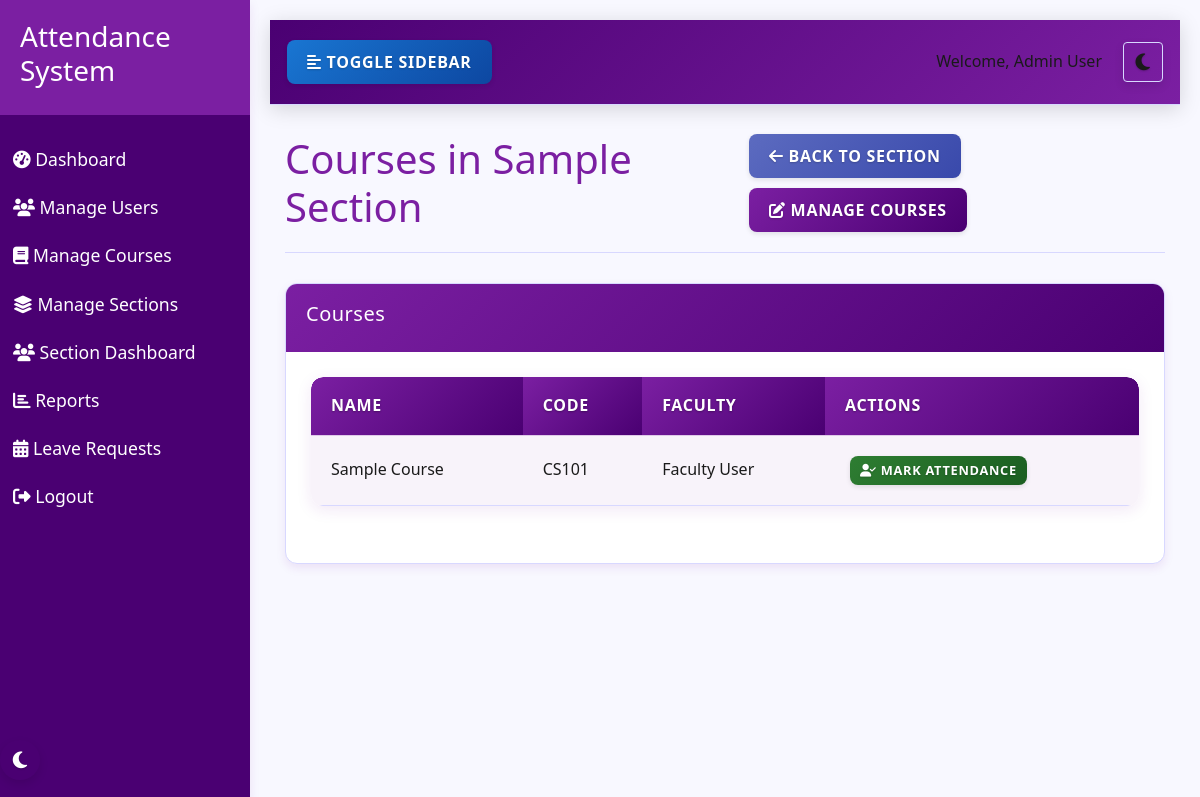
Screenshot of /section/section/2/courses (signed in) with the database file from the repository.
### models.py (models this page shows, shortened)
class User(db.Model, UserMixin):
    id = db.Column(db.Integer, primary_key=True)
    name = db.Column(db.String(100), nullable=False)
    email = db.Column(db.String(100), unique=True, nullable=False)
    password = db.Column(db.String(200), nullable=False)
    role = db.Column(db.String(20), nullable=False)  # 'admin', 'faculty', 'student'
    department = db.Column(db.String(100), nullable=True)
    profile_pic = db.Column(db.String(200), nullable=True)
    created_at = db.Column(db.DateTime, default=datetime.utcnow)
    attendances = db.relationship('Attendance', foreign_keys='Attendance.user_id', backref='user', lazy=True)
    marked_attendances = db.relationship('Attendance', foreign_keys='Attendance.marked_by', backref='marked_by_user', lazy=True)
    leave_requests = db.relationship('LeaveRequest', foreign_keys='LeaveRequest.user_id', backref='user', lazy=True)
    approved_leaves = db.relationship('LeaveRequest', foreign_keys='LeaveRequest.approved_by', backref='approved_by_user', lazy=True)
    student_sections = db.relationship('Section', secondary=section_students, backref=db.backref('students', lazy='dynamic'))
    teacher_sections = db.relationship('Section', secondary=section_teachers, backref=db.backref('teachers', lazy='dynamic'))

class Section(db.Model):
    id = db.Column(db.Integer, primary_key=True)
    name = db.Column(db.String(100), nullable=False)
    description = db.Column(db.Text, nullable=True)
    created_at = db.Column(db.DateTime, default=datetime.utcnow)
    created_by = db.Column(db.Integer, db.ForeignKey('user.id'), nullable=False)
    creator = db.relationship('User', foreign_keys=[created_by])
    section_courses_rel = db.relationship('Course', secondary=section_courses, overlaps="courses,sections", viewonly=True)

class Course(db.Model):
    id = db.Column(db.Integer, primary_key=True)
    name = db.Column(db.String(100), nullable=False)
    code = db.Column(db.String(20), unique=True, nullable=False)
    faculty_id = db.Column(db.Integer, db.ForeignKey('user.id'), nullable=False)
    created_at = db.Column(db.DateTime, default=datetime.utcnow)
    attendances = db.relationship('Attendance', backref='course', lazy=True)
    faculty = db.relationship('User', foreign_keys=[faculty_id], backref='courses')
    sections = db.relationship('Section', secondary=section_courses, backref=db.backref('courses', lazy='dynamic'))

### section_attendance.py (the view)
@section_bp.route('/section/<int:section_id>/courses')
@login_required
def section_courses(section_id):
    section = Section.query.get_or_404(section_id)
    if current_user.role == 'admin':
        pass  # Admin has access to all sections
    elif current_user.role == 'faculty':
        faculty_courses = Course.query.filter_by(faculty_id=current_user.id).all()
        if not any(course in section.courses for course in faculty_courses):
            flash('You do not have access to this section', 'danger')
            return redirect(url_for('section.dashboard'))
    else:
        if section not in current_user.student_sections:
            flash('You do not have access to this section', 'danger')
            return redirect(url_for('section.dashboard'))
    return render_template('section/section_courses.html', section=section)

### app.py (called while the page is built)
@login_manager.user_loader
def load_user(user_id):
    return User.query.get(int(user_id))

### templates/section/section_courses.html (shortened to what this page needs)
{% extends 'base.html' %}
{% block content %}
<div class="page-header">
    <h1>Courses in {{ section.name }}</h1>
    <div>
        <a href="{{ url_for('section.view_section', section_id=section.id) }}" class="btn btn-secondary">
            <i class="fas fa-arrow-left"></i> Back to Section
        </a>
        {% if current_user.role == 'admin' %}
        <a href="{{ url_for('admin.manage_section_courses', section_id=section.id) }}" class="btn btn-primary">
            <i class="fas fa-edit"></i> Manage Courses
        </a>
        {% endif %}
    </div>
</div>
<div class="row">
    <div class="col-md-12">
        <div class="card">
            <div class="card-header">
                <h5 class="card-title">Courses</h5>
            </div>
            <div class="card-body">
                {% if section.courses.all() %}
                <div class="table-container">
                    <div class="table-responsive">
                        <table class="table">
                            <thead>
                                <tr>
                                    <th>Name</th>
                                    <th>Code</th>
                                    <th>Faculty</th>
                                    <th>Actions</th>
                                </tr>
                            </thead>
                            <tbody>
                                {% for course in section.courses.all() %}
                                <tr>
                                    <td>{{ course.name }}</td>
                                    <td>{{ course.code }}</td>
                                    <td>{{ course.faculty.name }}</td>
                                    <td>
                                        {% if current_user.role in ['admin', 'faculty'] %}
                                        <a href="{{ url_for('section.mark_section_attendance', section_id=section.id) }}?course_id={{ course.id }}" class="btn btn-sm btn-success">
                                            <i class="fas fa-user-check"></i> Mark Attendance
                                        </a>
                                        {% endif %}
                                    </td>
                                </tr>
                                {% endfor %}
                            </tbody>
                        </table>
                    </div>
                </div>
                {% else %}
                <div class="alert alert-info">
                    <i class="fas fa-info-circle"></i> No courses assigned to this section.
                </div>
                {% endif %}
            </div>
        </div>
    </div>
</div>
{% endblock %}

### templates/base.html (shortened to what this page needs)
<!DOCTYPE html>
<html lang="en">
<head>
    <link rel="stylesheet" href="https://cdn.jsdelivr.net/npm/bootstrap@5.3.0/dist/css/bootstrap.min.css">
    <link rel="stylesheet" href="{{ url_for('static', filename='css/style.css') }}">
    <link rel="stylesheet" href="{{ url_for('static', filename='css/themes.css') }}">
    <link rel="stylesheet" href="{{ url_for('static', filename='css/dark-mode-fixes.css') }}">
    <link rel="stylesheet" href="{{ url_for('static', filename='css/button-fixes.css') }}">
    <link rel="stylesheet" href="{{ url_for('static', filename='css/table-fixes.css') }}">
    <link rel="stylesheet" href="https://cdnjs.cloudflare.com/ajax/libs/font-awesome/6.4.0/css/all.min.css">
</head>
<body>
    <div class="wrapper">
        {% if current_user.is_authenticated %}
        <nav class="sidebar">
            <div class="sidebar-header">
                <h3>Attendance System</h3>
            </div>
            <ul class="list-unstyled components">
                {% if current_user.role == 'admin' %}
                <li>
                    <a href="{{ url_for('admin.dashboard') }}"><i class="fas fa-tachometer-alt"></i> Dashboard</a>
                </li>
                <li>
                    <a href="{{ url_for('admin.manage_users') }}"><i class="fas fa-users"></i> Manage Users</a>
                </li>
                <li>
                    <a href="{{ url_for('admin.manage_courses') }}"><i class="fas fa-book"></i> Manage Courses</a>
                </li>
                <li>
                    <a href="{{ url_for('admin.manage_sections') }}"><i class="fas fa-layer-group"></i> Manage Sections</a>
                </li>
                <li>
                    <a href="{{ url_for('section.dashboard') }}"><i class="fas fa-users"></i> Section Dashboard</a>
                </li>
                <li>
                    <a href="{{ url_for('admin.reports') }}"><i class="fas fa-chart-bar"></i> Reports</a>
                </li>
                <li>
                    <a href="{{ url_for('admin.manage_leaves') }}"><i class="fas fa-calendar-alt"></i> Leave Requests</a>
                </li>
                {% endif %}
                <li>
                    <a href="{{ url_for('logout') }}"><i class="fas fa-sign-out-alt"></i> Logout</a>
                </li>
            </ul>
            <div class="theme-toggle">
                <button class="theme-toggle-btn" aria-label="Toggle Dark Mode">
                </button>
            </div>
        </nav>
        {% endif %}
        <div id="content" class="{% if current_user.is_authenticated %}with-sidebar{% endif %}">
            {% if current_user.is_authenticated %}
            <nav class="navbar navbar-expand-lg navbar-light bg-light">
                <div class="container-fluid">
                    <button type="button" id="sidebarCollapse" class="btn btn-info">
                        <i class="fas fa-align-left"></i>
                        <span>Toggle Sidebar</span>
                    </button>
                    <div class="d-flex align-items-center">
                        <div class="user-info me-3">
                            <span>Welcome, {{ current_user.name }}</span>
                        </div>
                        <div class="theme-toggle-navbar">
                            <button class="theme-toggle-btn btn btn-sm btn-outline-secondary" aria-label="Toggle Dark Mode">
                            </button>
                        </div>
                    </div>
                </div>
            </nav>
            {% endif %}
            <div class="container mt-4">
                {% block content %}{% endblock %}
            </div>
        </div>
    </div>
</body>
</html>

### static/css/themes.css (style rules this page uses)
[data-theme="light"] { --primary-color: #7b1fa2; --primary-light: #ae52d4; --primary-dark: #4a0072; --accent-color: #ff5722; --text-light: #ffffff; --text-dark: #1a1a1a; --text-primary: #7b1fa2; --text-secondary: #5c6bc0; --background-light: #f8f8ff; --background-dark: #121212; --card-bg-light: #ffffff; --card-bg-dark: #1e1e1e; --border-color-light: #d8d8ff; --border-color-dark: #333333; --shadow-light: 0 4px 10px rgba(123, 31, 162, 0.1); --shadow-dark: 0 4px 10px rgba(0, 0, 0, 0.3); --success-color: #2e7d32; --warning-color: #f57c00; --danger-color: #d32f2f; --info-color: #1976d2; --navbar-bg: #f0e6ff; --input-bg: #ffffff; --input-text: #1a1a1a; --input-border: #d8d8ff; --modal-bg: #ffffff; --dropdown-bg: #ffffff; --dropdown-text: #1a1a1a; --dropdown-hover: #f0e6ff; --table-header-bg: #7b1fa2; --table-header-text: #ffffff; --table-stripe-bg: rgba(123, 31, 162, 0.05); --table-hover-bg: rgba(123, 31, 162, 0.1); --table-border-color: rgba(123, 31, 162, 0.2); --btn-default-bg: #f0e6ff; --btn-default-text: #1a1a1a; --btn-primary-bg: #7b1fa2; --btn-primary-text: #ffffff; --btn-secondary-bg: #5c6bc0; --btn-secondary-text: #ffffff; --btn-success-bg: #2e7d32; --btn-success-text: #ffffff; --btn-danger-bg: #d32f2f; --btn-danger-text: #ffffff; --btn-info-bg: #1976d2; --btn-info-text: #ffffff; --btn-warning-bg: #f57c00; --btn-warning-text: #ffffff; }
body { background-color: var(--background-light); color: var(--text-dark); transition: background-color 0.3s ease, color 0.3s ease; }
.card, .stat-card, .course-card, .feature-card, .login-card { background-color: var(--card-bg-light); border-color: var(--border-color-light); transition: background-color 0.3s ease, border-color 0.3s ease, box-shadow 0.3s ease; }
.navbar { background-color: var(--navbar-bg) !important; border-color: var(--border-color-light); transition: background-color 0.3s ease, border-color 0.3s ease; }
.table { color: var(--text-dark); transition: color 0.3s ease; }
.table td { color: var(--text-dark); }
.table th, .table td { border-color: var(--border-color-light); transition: border-color 0.3s ease; }
.table thead th { background-color: var(--table-header-bg); transition: background-color 0.3s ease; }
.table tbody tr:nth-of-type(odd) { background-color: var(--table-stripe-bg); transition: background-color 0.3s ease; }
.sidebar { background: var(--primary-dark); transition: background-color 0.3s ease; }
.sidebar .sidebar-header { background: var(--primary-color); transition: background-color 0.3s ease; }
.page-header { border-color: var(--border-color-light); transition: border-color 0.3s ease; }
.btn-primary { background-color: var(--btn-primary-bg); border-color: var(--btn-primary-bg); color: var(--btn-primary-text); }
.btn-secondary { background-color: var(--btn-secondary-bg); border-color: var(--btn-secondary-bg); color: var(--btn-secondary-text); }
.btn-success { background-color: var(--btn-success-bg); border-color: var(--btn-success-bg); color: var(--btn-success-text); }
.btn-info { background-color: var(--btn-info-bg); border-color: var(--btn-info-bg); color: var(--btn-info-text); }
a { color: var(--primary-color); transition: color 0.3s ease; }

### static/css/table-fixes.css (style rules this page uses)
.table-container { border-radius: 12px; overflow: hidden; box-shadow: 0 4px 15px rgba(123, 31, 162, 0.1); margin-bottom: 2rem; }
.table { margin-bottom: 0 !important; background-color: transparent !important; font-family: 'Segoe UI', Roboto, 'Helvetica Neue', Arial, sans-serif; }
.table thead th { background: linear-gradient(135deg, var(--primary-color), var(--primary-dark)); color: var(--table-header-text); font-weight: 600; text-transform: uppercase; letter-spacing: 0.7px; padding: 16px 20px; border: none; text-shadow: 0 1px 2px rgba(0, 0, 0, 0.3); }
.table thead th:first-child { border-top-left-radius: 12px; }
.table thead th:last-child { border-top-right-radius: 12px; }
.table td { border-top: 1px solid var(--table-border-color); padding: 15px 20px; vertical-align: middle; background-color: transparent !important; font-weight: 500; }
.table tbody tr:nth-of-type(odd) { background-color: var(--table-stripe-bg); }
.table-responsive { border-radius: 12px; overflow: hidden; }

### rows the page displays
User: name "Admin User"
Section: name "Sample Section"
Course: name "Sample Course", code "CS101", faculty.name "Faculty User"
